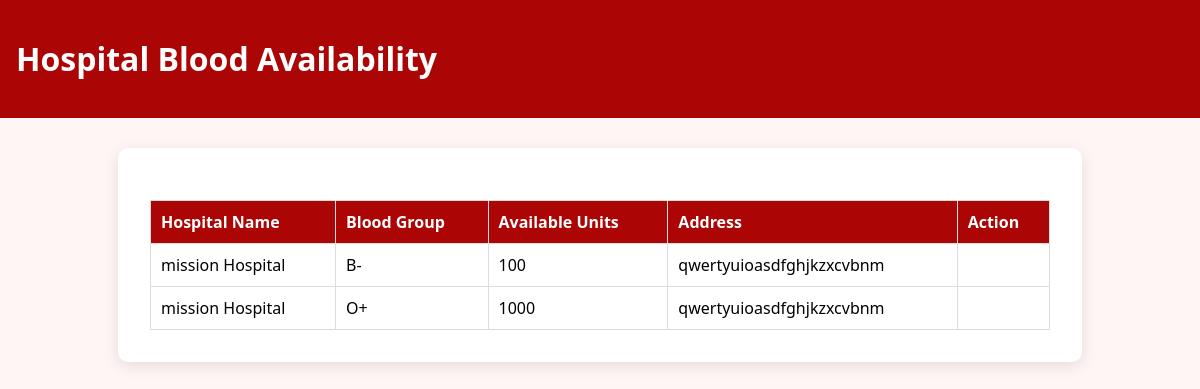
Before: /patient/search-hospitals/ (signed in) with the older database file.
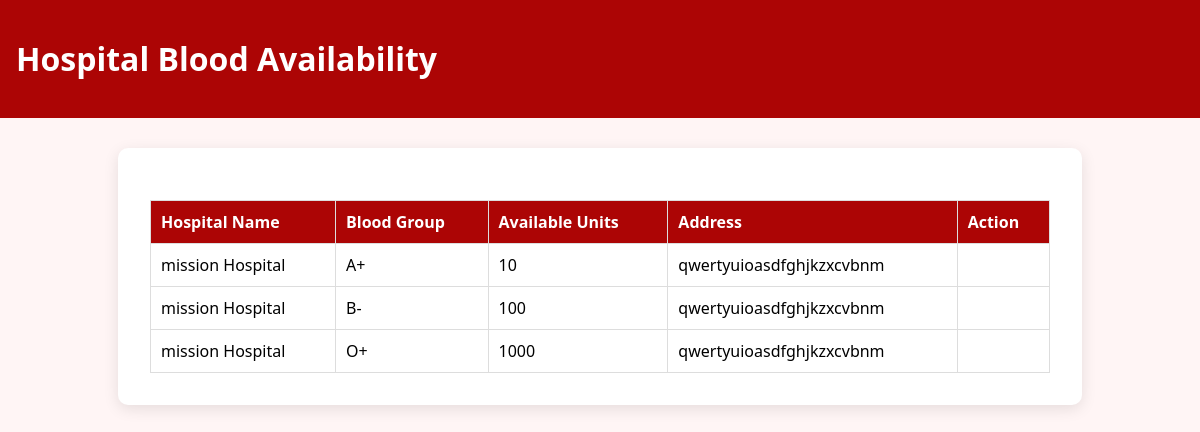
After: the same page with the newer database file.
### bloodmanager/models.py (models this page shows, shortened)
class BloodStock(models.Model):
    hospital = models.ForeignKey(Hospital, on_delete=models.CASCADE, null=True, blank=True)
    blood_group = models.CharField(max_length=3, choices=BLOOD_GROUP_CHOICES)
    units = models.PositiveIntegerField(default=0)

class Hospital(models.Model):
    user = models.OneToOneField(User, on_delete=models.CASCADE)
    name = models.CharField(max_length=255)
    email = models.EmailField(null=True, blank=True)
    phone = models.CharField(max_length=20)
    address = models.TextField(null=True, blank=True)  # <-- add this

### bloodmanager/views.py (the view)
# urls.py: path('patient/search-hospitals/', views.search_hospitals, name='search-hospitals'),
@login_required
def search_hospitals(request):
    hospitals_with_stock = BloodStock.objects.filter(units__gt=0, hospital__isnull=False).select_related('hospital').order_by('hospital__name', 'blood_group')
    return render(request, 'patient/search_hospitals.html', {
        'hospitals_with_stock': hospitals_with_stock
    })

### bloodmanager/templates/patient/search_hospitals.html (shortened to what this page needs)
<!DOCTYPE html>
<html lang="en">
<head>
</head>
<body>
<header>
    <h1>Hospital Blood Availability</h1>
</header>
<div class="container">
    {% if hospitals_with_stock %}
    <table>
        <tr>
            <th>Hospital Name</th>
            <th>Blood Group</th>
            <th>Available Units</th>
            <th>Address</th>
            <th>Action</th>
        </tr>
        {% for stock in hospitals_with_stock %}
        <tr>
            <td>{{ stock.hospital.name }}</td>
            <td>{{ stock.blood_group }}</td>
            <td>{{ stock.units }}</td>
            <td>{{ stock.hospital.address }}</td>
            <td>
            </td>
        </tr>
        {% endfor %}
    </table>
    {% else %}
    <p>No hospital has available blood at the moment.</p>
    {% endif %}
</div>
</body>
</html>

Changed rows visible on the page:
added BloodStock: hospital.name "mission Hospital", blood_group "A+", units "10", hospital.address "qwertyuioasdfghjkzxcvbnm"
